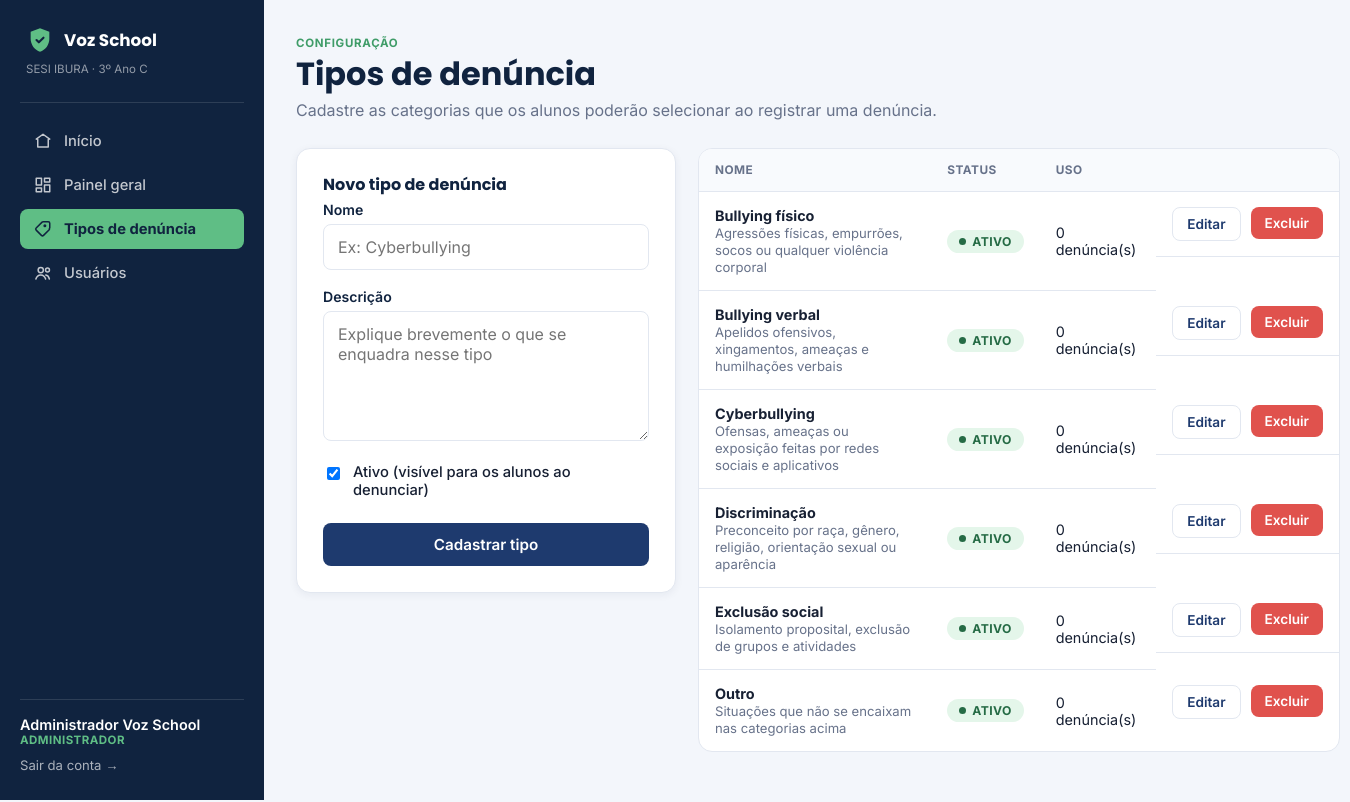
The app's page /admin_tipos_denuncia.php (signed in) with its own data.
### tables this page shows
CREATE TABLE tipos_denuncia (
    id INT AUTO_INCREMENT PRIMARY KEY,
    nome VARCHAR(100) NOT NULL,
    descricao VARCHAR(255) DEFAULT NULL,
    ativo TINYINT(1) NOT NULL DEFAULT 1,
    criado_em DATETIME NOT NULL DEFAULT CURRENT_TIMESTAMP
);

### includes/auth.php (called while the page is built, shortened)
<?php
function estaLogado(): bool
{
    return isset($_SESSION['usuario_id']);
}
function usuarioLogado(): ?array
{
    return [
        'id'    => $_SESSION['usuario_id'],
        'nome'  => $_SESSION['usuario_nome'],
        'email' => $_SESSION['usuario_email'],
        'tipo'  => (int) $_SESSION['usuario_tipo'],
    ];
}
function nomeTipoUsuario(int $tipo): string
{
    return match ($tipo) {
        1 => 'Denunciante',
        2 => 'Atendente',
        3 => 'Administrador',
        default => 'Desconhecido',
    };
}

### admin_tipos_denuncia.php (the view, shortened to what this page needs)
<?php
require_once __DIR__ . '/includes/auth.php';
$activePage = 'tipos';
require_once __DIR__ . '/includes/header.php';
$pdo = getConexao();
$editar = null;
$tipos = $pdo->query('SELECT t.*, (SELECT COUNT(*) FROM denuncias d WHERE d.tipo_denuncia_id = t.id) AS total_uso
                       FROM tipos_denuncia t ORDER BY t.nome')->fetchAll();
?>
<div class="page-head">
  <div>
    <span class="eyebrow">Configuração</span>
    <h1>Tipos de denúncia</h1>
    <p class="mb-0">Cadastre as categorias que os alunos poderão selecionar ao registrar uma denúncia.</p>
  </div>
</div>
<div class="detail-grid" style="grid-template-columns: 380px 1fr;">
  <div class="card">
    <h2 style="font-size:1rem;"><?= $editar ? 'Editar tipo' : 'Novo tipo de denúncia' ?></h2>
    <form method="POST" action="process_tipo_denuncia.php">
      <div class="field">
        <label for="nome">Nome</label>
        <input type="text" id="nome" name="nome" required value="<?= htmlspecialchars($editar['nome'] ?? '') ?>" placeholder="Ex: Cyberbullying">
      </div>
      <div class="field">
        <label for="descricao">Descrição</label>
        <textarea id="descricao" name="descricao" placeholder="Explique brevemente o que se enquadra nesse tipo"><?= htmlspecialchars($editar['descricao'] ?? '') ?></textarea>
      </div>
      <div class="field">
        <div class="checkbox-row">
          <input type="checkbox" id="ativo" name="ativo" value="1" <?= (!$editar || $editar['ativo']) ? 'checked' : '' ?>>
          <label for="ativo">Ativo (visível para os alunos ao denunciar)</label>
        </div>
      </div>
      <button type="submit" class="btn btn-primary btn-block"><?= $editar ? 'Salvar alterações' : 'Cadastrar tipo' ?></button>
    </form>
  </div>
  <div>
    <div class="table-wrap">
      <table>
        <thead><tr><th>Nome</th><th>Status</th><th>Uso</th><th></th></tr></thead>
        <tbody>
        <?php foreach ($tipos as $t): ?>
          <tr>
            <td>
              <strong><?= htmlspecialchars($t['nome']) ?></strong>
              <?php if ($t['descricao']): ?><br><span class="small text-muted"><?= htmlspecialchars($t['descricao']) ?></span><?php endif; ?>
            </td>
            <td><span class="pill <?= $t['ativo'] ? 'pill-resolvida' : 'pill-arquivada' ?>"><?= $t['ativo'] ? 'Ativo' : 'Inativo' ?></span></td>
            <td><?= (int) $t['total_uso'] ?> denúncia(s)</td>
            <td class="flex gap-10">
              <a class="btn btn-sm btn-outline" href="admin_tipos_denuncia.php?editar=<?= $t['id'] ?>">Editar</a>
              <form method="POST" action="process_tipo_denuncia.php" onsubmit="return confirm('Remover este tipo de denúncia?');">
                <button type="submit" class="btn btn-sm btn-danger" <?= $t['total_uso'] > 0 ? 'disabled title="Não é possível excluir: já usado em denúncias"' : '' ?>>Excluir</button>
              </form>
            </td>
          </tr>
        <?php endforeach; ?>
        </tbody>
      </table>
    </div>
  </div>
</div>
<?php require_once __DIR__ . '/includes/footer.php'; ?>

### includes/header.php (shortened to what this page needs)
<?php
require_once __DIR__ . '/auth.php';
$usuario = usuarioLogado();
$activePage = $activePage ?? '';
?>
<!DOCTYPE html>
<html lang="pt-BR">
<head>
<link rel="stylesheet" href="css/style.css">
</head>
<body>
<div class="app-shell">
  <aside class="sidebar" id="sidebar">
    <div class="logo-row">
      <svg width="28" height="28" viewBox="0 0 24 24" fill="none"><path d="M12 2L4 5v6c0 5.2 3.4 9.8 8 11 4.6-1.2 8-5.8 8-11V5l-8-3z" fill="#5FBE85"/><path d="M9 12l2 2 4-4" stroke="#10233F" stroke-width="1.8" stroke-linecap="round" stroke-linejoin="round"/></svg>
      <strong>Voz School</strong>
    </div>
    <div class="school-tag">SESI IBURA · 3º Ano C</div>
    <nav>
      <a href="home.php" class="<?= $activePage === 'home' ? 'active' : '' ?>">
        <svg width="18" height="18" viewBox="0 0 24 24" fill="none" stroke="currentColor" stroke-width="2" stroke-linecap="round" stroke-linejoin="round"><path d="M3 9.5 12 3l9 6.5"/><path d="M5 10v10h14V10"/></svg>
        Início
      </a>
      <?php if ($usuario['tipo'] === 3): ?>
        <a href="admin_dashboard.php" class="<?= $activePage === 'dashboard' ? 'active' : '' ?>">
          <svg width="18" height="18" viewBox="0 0 24 24" fill="none" stroke="currentColor" stroke-width="2" stroke-linecap="round" stroke-linejoin="round"><rect x="3" y="3" width="7" height="9"/><rect x="14" y="3" width="7" height="5"/><rect x="14" y="12" width="7" height="9"/><rect x="3" y="16" width="7" height="5"/></svg>
          Painel geral
        </a>
        <a href="admin_tipos_denuncia.php" class="<?= $activePage === 'tipos' ? 'active' : '' ?>">
          <svg width="18" height="18" viewBox="0 0 24 24" fill="none" stroke="currentColor" stroke-width="2" stroke-linecap="round" stroke-linejoin="round"><path d="M20.6 12.6 12.7 20.5a2 2 0 0 1-2.8 0l-7-7a2 2 0 0 1 0-2.8l7.9-7.9a2 2 0 0 1 1.4-.6H19a2 2 0 0 1 2 2v6a2 2 0 0 1-.6 1.4z"/><circle cx="14.5" cy="7.5" r="1"/></svg>
          Tipos de denúncia
        </a>
        <a href="admin_usuarios.php" class="<?= $activePage === 'usuarios' ? 'active' : '' ?>">
          <svg width="18" height="18" viewBox="0 0 24 24" fill="none" stroke="currentColor" stroke-width="2" stroke-linecap="round" stroke-linejoin="round"><circle cx="9" cy="8" r="3.5"/><path d="M2.5 20c1-3.6 3.8-5.5 6.5-5.5s5.5 1.9 6.5 5.5"/><circle cx="18" cy="8" r="2.6"/><path d="M15.7 14.7c2.1.3 4 2 4.8 5.3"/></svg>
          Usuários
        </a>
      <?php endif; ?>
    </nav>
    <div class="user-box">
      <div class="name"><?= htmlspecialchars($usuario['nome']) ?></div>
      <div class="role"><?= nomeTipoUsuario($usuario['tipo']) ?></div>
      <a href="logout.php" class="logout">Sair da conta →</a>
    </div>
  </aside>
  <div class="main-content">
    <main class="page">

### includes/footer.php (shortened to what this page needs)
    </main>
  </div>
</div>
</body>
</html>

### records on screen
tipos_denuncia: nome "Bullying físico", descricao "Agressões físicas, empurrões, socos ou qualquer violência corporal", ativo "ATIVO", total_uso "0"
tipos_denuncia: nome "Bullying verbal", descricao "Apelidos ofensivos, xingamentos, ameaças e humilhações verbais", ativo "ATIVO", total_uso "0"
tipos_denuncia: nome "Cyberbullying", descricao "Ofensas, ameaças ou exposição feitas por redes sociais e aplicativos", ativo "ATIVO", total_uso "0"
tipos_denuncia: nome "Discriminação", descricao "Preconceito por raça, gênero, religião, orientação sexual ou aparência", ativo "ATIVO", total_uso "0"
tipos_denuncia: nome "Exclusão social", descricao "Isolamento proposital, exclusão de grupos e atividades", ativo "ATIVO", total_uso "0"
tipos_denuncia: nome "Outro", descricao "Situações que não se encaixam nas categorias acima", ativo "ATIVO", total_uso "0"

### other values on screen
$usuario['nome'] "Administrador Voz School"
nomeTipoUsuario($usuario['tipo']) "ADMINISTRADOR"
